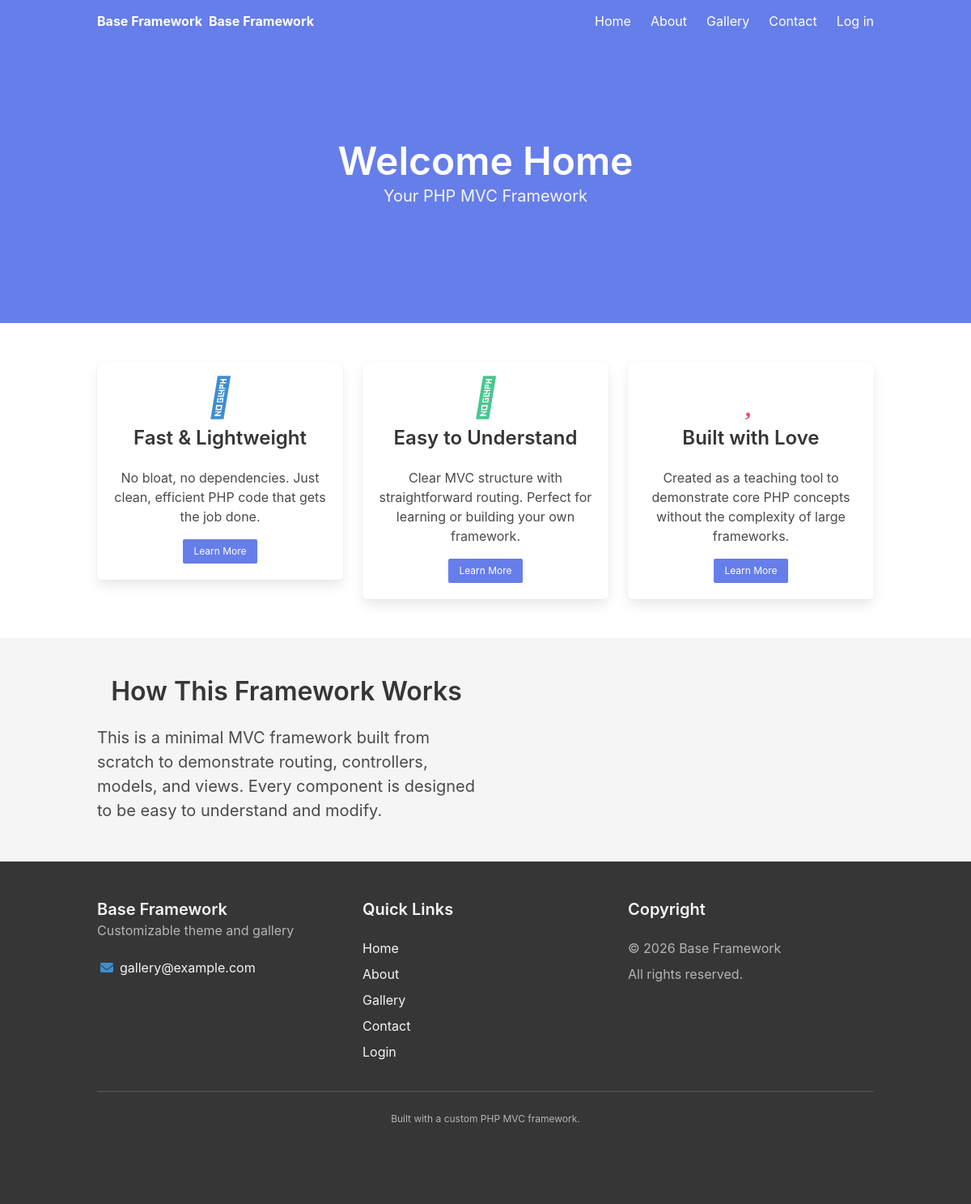
The page / on the database its author committed.
### tables this page shows
CREATE TABLE IF NOT EXISTS homepage_settings (
    id INT AUTO_INCREMENT PRIMARY KEY,

     
    hero_title VARCHAR(100) DEFAULT 'Welcome Home',
    hero_subtitle VARCHAR(255) DEFAULT 'Your PHP MVC Framework',
    hero_title_color VARCHAR(7) DEFAULT '#ffffff',
    hero_subtitle_color VARCHAR(7) DEFAULT '#f5f5f5',

    hero_background_color VARCHAR(7) DEFAULT '#667eea',
    hero_background_image VARCHAR(255) NULL,

     
    card1_icon VARCHAR(50) DEFAULT 'fa-rocket',
    card1_title VARCHAR(100) DEFAULT 'Fast & Lightweight',
    card1_text TEXT,

    card2_icon VARCHAR(50) DEFAULT 'fa-code',
    card2_title VARCHAR(100) DEFAULT 'Easy to Understand',
    card2_text TEXT,

    card3_icon VARCHAR(50) DEFAULT 'fa-heart',
    card3_title VARCHAR(100) DEFAULT 'Built with Love',
    card3_text TEXT,

    card1_button_text VARCHAR(100) DEFAULT 'Learn More',
    card1_button_link VARCHAR(255) DEFAULT '/about',
    card2_button_text VARCHAR(100) DEFAULT 'Learn More',
    card2_button_link VARCHAR(255) DEFAULT '/about',
    card3_button_text VARCHAR(100) DEFAULT 'Learn More',
    card3_button_link VARCHAR(255) DEFAULT '/about',

     
    bottom_section_layout VARCHAR(20) DEFAULT 'text-image',  
    bottom_section_title VARCHAR(255) DEFAULT 'How This Framework Works',
    bottom_section_text TEXT,
    bottom_section_image VARCHAR(255) NULL,

    created_at TIMESTAMP DEFAULT CURRENT_TIMESTAMP,
    updated_at TIMESTAMP DEFAULT CURRENT_TIMESTAMP ON UPDATE CURRENT_TIMESTAMP
);

CREATE TABLE IF NOT EXISTS theme_settings (
    id INT AUTO_INCREMENT PRIMARY KEY,

     
    primary_color VARCHAR(7) NOT NULL DEFAULT '#667eea' COMMENT 'Primary brand color (hex)',
    secondary_color VARCHAR(7) NOT NULL DEFAULT '#764ba2' COMMENT 'Secondary accent color (hex)',
    accent_color VARCHAR(7) NOT NULL DEFAULT '#48c78e' COMMENT 'Tertiary accent color (hex)',
    danger_color VARCHAR(7) NOT NULL DEFAULT '#f14668' COMMENT 'Danger/destructive color (hex)',

     
    navbar_color VARCHAR(7) DEFAULT '#667eea' COMMENT 'Navbar background color (hex)',
    navbar_hover_color VARCHAR(7) DEFAULT '#ffffff' COMMENT 'Navbar hover color (hex)',
    navbar_text_color VARCHAR(7) DEFAULT '#ffffff' COMMENT 'Navbar text color (hex)',

     
    logo_path VARCHAR(255) DEFAULT NULL COMMENT 'Path to uploaded logo file',
    favicon_path VARCHAR(255) DEFAULT NULL COMMENT 'Path to uploaded favicon file',
    site_name VARCHAR(100) DEFAULT NULL COMMENT 'Site name displayed in navigation',
    gallery_contact_email VARCHAR(255) DEFAULT NULL COMMENT 'Contact email shown on gallery/footer',
    footer_tagline VARCHAR(255) DEFAULT NULL COMMENT 'Optional footer tagline',

     
    hero_background_color VARCHAR(7) DEFAULT NULL COMMENT 'Hero background color (hex)',
    hero_background_image VARCHAR(255) DEFAULT NULL COMMENT 'Hero background image path',

     
    header_style ENUM('fixed', 'static') NOT NULL DEFAULT 'static' COMMENT 'Header positioning',
    card_style ENUM('default', 'elevated', 'flat') NOT NULL DEFAULT 'default' COMMENT 'Card appearance style',

     
    created_at TIMESTAMP DEFAULT CURRENT_TIMESTAMP,
    updated_at TIMESTAMP DEFAULT CURRENT_TIMESTAMP ON UPDATE CURRENT_TIMESTAMP
);

### app/Views/home/index.php (the view, shortened to what the rows shown need)
<?php
$heroStyle = '';
if (!empty($settings['hero_background_image'])) {
    $heroStyle = "background-image: url('" . e($settings['hero_background_image']) . "'); background-size: cover; background-position: center;";
} else {
    $heroStyle = "background-color: " . e($settings['hero_background_color'] ?? '#667eea') . ";";
}
?>
<section class="hero is-medium" style="<?= $heroStyle ?>; position: relative; min-height: 320px; background-attachment: scroll; overflow: hidden;">
    <div class="hero-body" style="padding-top: 120px; position: relative; z-index: 1;">
        <div class="container has-text-centered">
            <h1 class="title is-1" style="color: <?= e($settings['hero_title_color'] ?? '#ffffff') ?>;"><?= e($settings['hero_title'] ?? 'Welcome Home') ?></h1>
            <?php if (!empty($settings['hero_subtitle'])): ?>
                <h2 class="subtitle" style="color: <?= e($settings['hero_subtitle_color'] ?? '#f5f5f5') ?>;"><?= e($settings['hero_subtitle']) ?></h2>
            <?php endif; ?>
        </div>
    </div>
</section>
<section class="section">
    <div class="container">
        <div class="columns">
            <div class="column is-4">
                <div class="box has-text-centered">
                    <span class="icon is-large has-text-info">
                        <i class="<?= e($settings['card1_icon'] ?? 'fas fa-rocket') ?> fa-3x"></i>
                    </span>
                    <h3 class="title is-4 mt-3"><?= e($settings['card1_title'] ?? 'Fast Performance') ?></h3>
                    <p><?= e($settings['card1_text'] ?? 'Built with modern PHP and optimized for speed.') ?></p>
                    <?php if (!empty($settings['card1_button_text'])): ?>
                    <div class="mt-4">
                        <a href="<?= e($settings['card1_button_link'] ?? '/about') ?>" class="button is-primary is-small">
                            <?= e($settings['card1_button_text']) ?>
                        </a>
                    </div>
                    <?php endif; ?>
                </div>
            </div>
            <div class="column is-4">
                <div class="box has-text-centered">
                    <span class="icon is-large has-text-success">
                        <i class="<?= e($settings['card2_icon'] ?? 'fas fa-shield-alt') ?> fa-3x"></i>
                    </span>
                    <h3 class="title is-4 mt-3"><?= e($settings['card2_title'] ?? 'Secure') ?></h3>
                    <p><?= e($settings['card2_text'] ?? 'CSRF protection, authentication, and secure password hashing built in.') ?></p>
                    <?php if (!empty($settings['card2_button_text'])): ?>
                    <div class="mt-4">
                        <a href="<?= e($settings['card2_button_link'] ?? '/about') ?>" class="button is-primary is-small">
                            <?= e($settings['card2_button_text']) ?>
                        </a>
                    </div>
                    <?php endif; ?>
                </div>
            </div>
            <div class="column is-4">
                <div class="box has-text-centered">
                    <span class="icon is-large has-text-danger">
                        <i class="<?= e($settings['card3_icon'] ?? 'fas fa-mobile-alt') ?> fa-3x"></i>
                    </span>
                    <h3 class="title is-4 mt-3"><?= e($settings['card3_title'] ?? 'Responsive') ?></h3>
                    <p><?= e($settings['card3_text'] ?? 'Mobile-friendly design using Bulma CSS framework.') ?></p>
                    <?php if (!empty($settings['card3_button_text'])): ?>
                    <div class="mt-4">
                        <a href="<?= e($settings['card3_button_link'] ?? '/about') ?>" class="button is-primary is-small">
                            <?= e($settings['card3_button_text']) ?>
                        </a>
                    </div>
                    <?php endif; ?>
                </div>
            </div>
        </div>
    </div>
</section>
<?php if (!empty($settings['bottom_section_title']) || !empty($settings['bottom_section_text']) || !empty($settings['bottom_section_image'])): ?>
<section class="section has-background-light">
    <div class="container">
        <div class="columns is-vcentered <?= ($settings['bottom_section_layout'] ?? 'text-image') === 'image-text' ? 'is-reverse-mobile' : '' ?>">
            <?php if (($settings['bottom_section_layout'] ?? 'text-image') === 'text-image'): ?>
                <div class="column is-6">
                    <h2 class="title is-3 has-text-centered"><?= e($settings['bottom_section_title'] ?? 'About This Framework') ?></h2>
                    <div class="content">
                        <p class="is-size-5"><?= nl2br(e($settings['bottom_section_text'] ?? 'This is a minimal, educational PHP MVC framework demonstrating front controller and routing patterns.')) ?></p>
                    </div>
                </div>
                <div class="column is-6">
                </div>
            <?php endif; ?>
        </div>
    </div>
</section>
<?php endif; ?>

### core/Router.php (shortened to what the rows shown need)
<?php
class Router
{
    protected array $routes;
    public function __construct()
    {
        $this->routes = require BASE_PATH . '/config/routes.php';
    }
    public function dispatch(string $method, string $uri): void
    {
        $uri = $this->normalizeUri($uri);
        foreach ($this->routes[$method] as $pattern => $handler) {
            $params = $this->matchRoute($pattern, $uri);
            if ($params !== false) {
                $this->callController($handler, $params);
                return;
            }
        }
        throw new \Core\Exceptions\NotFoundHttpException("No route matches {$method} {$uri}");
    }
    protected function normalizeUri(string $uri): string
    {
        $uri = rtrim($uri, '/') ?: '/';
        return $uri;
    }
    protected function matchRoute(string $pattern, string $uri): array|false
    {
        $regex = '#^' . $pattern . '$#';
        if (preg_match($regex, $uri, $matches)) {
            array_shift($matches);
            return $matches;
        }
        return false;
    }
    protected function callController(array $handler, array $params): void
    {
        $methodName = $handler[1];
        $controller = new $controllerClass();
        call_user_func_array([$controller, $methodName], $params);
    }
}

### app/Views/layouts/main.php (shortened to what the rows shown need)
<?php
$theme = get_site_theme();
?>
<!DOCTYPE html>
<html lang="en">
<head>
    <link rel="stylesheet" href="https://cdn.jsdelivr.net/npm/bulma@0.9.4/css/bulma.min.css">
    <link rel="stylesheet" href="https://cdnjs.cloudflare.com/ajax/libs/font-awesome/6.4.0/css/all.min.css">
    <link rel="stylesheet" href="/assets/css/app.css">
</head>
<body>
    <?php require BASE_PATH . '/app/Views/partials/nav.php'; ?>
    <main class="content-wrapper">
        <?= $content ?>
    </main>
    <?php
    $siteName = theme_setting('site_name') ?: APP_NAME;
    $footerEmail = theme_setting('gallery_contact_email');
    $footerTagline = theme_setting('footer_tagline');
    $currentYear = date('Y');
    ?>
    <footer class="footer has-background-dark has-text-light">
        <div class="container">
            <div class="columns">
                <div class="column is-4">
                    <h3 class="title is-5 has-text-light"><?= e($siteName) ?></h3>
                    <?php if (!empty($footerTagline)): ?>
                        <p class="subtitle is-6 has-text-grey-light"><?= e($footerTagline) ?></p>
                    <?php endif; ?>
                    <?php if (!empty($footerEmail)): ?>
                        <p class="mt-3">
                            <span class="icon-text">
                                <span class="icon has-text-info">
                                    <i class="fas fa-envelope"></i>
                                </span>
                                <span><a href="mailto:<?= e($footerEmail) ?>" class="has-text-light"><?= e($footerEmail) ?></a></span>
                            </span>
                        </p>
                    <?php endif; ?>
                </div>
                <div class="column is-4">
                    <h3 class="title is-5 has-text-light">Quick Links</h3>
                    <ul>
                        <li><a href="/" class="has-text-light">Home</a></li>
                        <li class="mt-2"><a href="/about" class="has-text-light">About</a></li>
                        <li class="mt-2"><a href="/gallery" class="has-text-light">Gallery</a></li>
                        <li class="mt-2"><a href="/contact" class="has-text-light">Contact</a></li>
                        <?php if (is_authenticated()): ?>
                            <?php if (is_admin()): ?>
                                <li class="mt-2"><a href="/admin" class="has-text-light">Admin Panel</a></li>
                            <?php endif; ?>
                        <?php else: ?>
                            <li class="mt-2"><a href="/login" class="has-text-light">Login</a></li>
                        <?php endif; ?>
                    </ul>
                </div>
                <div class="column is-4">
                    <h3 class="title is-5 has-text-light">Copyright</h3>
                    <p class="has-text-grey-light">
                        © <?= $currentYear ?> <?= e($siteName) ?>
                    </p>
                    <p class="has-text-grey-light mt-2">
                        All rights reserved.
                    </p>
                </div>
            </div>
            <hr class="has-background-grey-dark">
            <div class="content has-text-centered has-text-grey-light">
                <p class="is-size-7">
                    Built with a custom PHP MVC framework.
                </p>
            </div>
        </div>
    </footer>
</body>
</html>

### app/Views/partials/nav.php (shortened to what the rows shown need)
<nav class="navbar is-primary" role="navigation" aria-label="main navigation">
    <div class="container">
        <div class="navbar-brand">
            <?php
            $logo = theme_setting('logo_path');
            $siteName = theme_setting('site_name');
            ?>
            <a class="navbar-item has-text-weight-bold" href="/">
                <?php if ($logo): ?>
                    <img src="<?= e($logo) ?>" alt="<?= APP_NAME ?>" style="max-height: 40px;">
                <?php else: ?>
                    <?= APP_NAME ?>
                <?php endif; ?>
                <?php if ($siteName): ?>
                    <span class="ml-2"><?= e($siteName) ?></span>
                <?php endif; ?>
            </a>
        </div>
        <div id="mainNavbar" class="navbar-menu">
            <div class="navbar-end">
                <a class="navbar-item" href="/">Home</a>
                <a class="navbar-item" href="/about">About</a>
                <a class="navbar-item" href="/gallery">Gallery</a>
                <a class="navbar-item" href="/contact">Contact</a>
                <?php if (is_authenticated()): ?>
                    <?php $user = auth_user(); ?>
                    <div class="navbar-item has-dropdown is-hoverable">
                        <a class="navbar-link">
                            <?= e($user['name']) ?>
                            <?php if (is_admin()): ?>
                                <span class="tag is-warning is-small ml-2">Admin</span>
                            <?php endif; ?>
                        </a>
                        <div class="navbar-dropdown is-right">
                            <a class="navbar-item" href="/profile">
                                <span class="icon"><i class="fas fa-user"></i></span>
                                <span>Profile</span>
                            </a>
                            <?php if (is_admin()): ?>
                                <a class="navbar-item" href="/admin">
                                    <span class="icon"><i class="fas fa-cog"></i></span>
                                    <span>Admin Panel</span>
                                </a>
                            <?php endif; ?>
                            <hr class="navbar-divider">
                            <form method="POST" action="/logout">
                                <?= csrf_field() ?>
                                <button type="submit" class="navbar-item" style="width: 100%; border: none; background: none; cursor: pointer; justify-content: flex-start; display: flex; align-items: center; font-family: inherit; font-size: inherit; padding: 0.5rem 0.75rem;">
                                    <span class="icon"><i class="fas fa-sign-out-alt"></i></span>
                                    <span>Logout</span>
                                </button>
                            </form>
                        </div>
                    </div>
                <?php else: ?>
                    <a class="navbar-item" href="/login">Log in</a>
                <?php endif; ?>
            </div>
        </div>
    </div>
</nav>

### rows shown on the page
homepage_settings: theme_settings.site_name "Base Framework", hero_title "Welcome Home", hero_subtitle "Your PHP MVC Framework", card1_title "Fast & Lightweight", card1_text "No bloat, no dependencies. Just clean, efficient PHP code that gets the job done.", card1_button_text "Learn More", card2_title "Easy to Understand", card2_text "Clear MVC structure with straightforward routing. Perfect for learning or building your own framework.", card2_button_text "Learn More", card3_title "Built with Love", card3_text "Created as a teaching tool to demonstrate core PHP concepts without the complexity of large frameworks.", card3_button_text "Learn More", bottom_section_title "How This Framework Works", bottom_section_text "This is a minimal MVC framework built from scratch to demonstrate routing, controllers, models, and views. Every component is designed to be easy to understand and modify.", theme_settings.footer_tagline "Customizable theme and gallery", theme_settings.gallery_contact_email "gallery@example.com"
